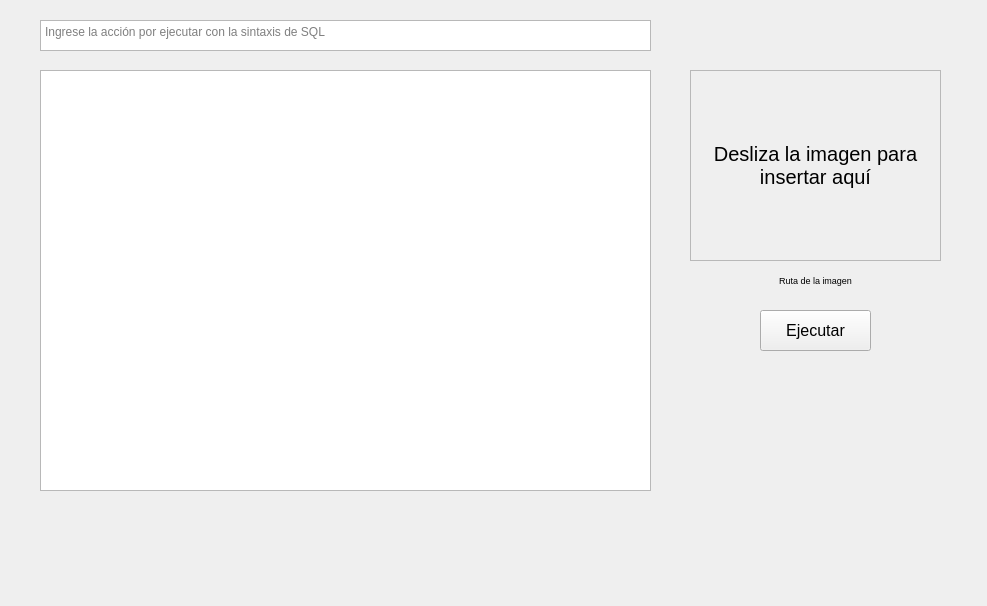
<?xml version="1.0" encoding="UTF-8"?>
<ui version="4.0">
 <class>MainWindow</class>
 <widget class="QMainWindow" name="MainWindow">
  <property name="geometry">
   <rect>
    <x>0</x>
    <y>0</y>
    <width>987</width>
    <height>606</height>
   </rect>
  </property>
  <property name="windowTitle">
   <string>MyIDE</string>
  </property>
  <widget class="QWidget" name="centralWidget">
   <widget class="QLabel" name="insertar_ruta">
    <property name="geometry">
     <rect>
      <x>690</x>
      <y>270</y>
      <width>251</width>
      <height>21</height>
     </rect>
    </property>
    <property name="font">
     <font>
      <pointsize>7</pointsize>
     </font>
    </property>
    <property name="text">
     <string>Ruta de la imagen</string>
    </property>
    <property name="alignment">
     <set>Qt::AlignCenter</set>
    </property>
    <property name="wordWrap">
     <bool>true</bool>
    </property>
   </widget>
   <widget class="QPushButton" name="insertar_boton">
    <property name="geometry">
     <rect>
      <x>760</x>
      <y>310</y>
      <width>111</width>
      <height>41</height>
     </rect>
    </property>
    <property name="font">
     <font>
      <pointsize>12</pointsize>
     </font>
    </property>
    <property name="text">
     <string>Ejecutar</string>
    </property>
   </widget>
   <widget class="QLabel" name="insertar_imagen">
    <property name="geometry">
     <rect>
      <x>690</x>
      <y>70</y>
      <width>251</width>
      <height>191</height>
     </rect>
    </property>
    <property name="font">
     <font>
      <pointsize>15</pointsize>
     </font>
    </property>
    <property name="cursor">
     <cursorShape>CrossCursor</cursorShape>
    </property>
    <property name="autoFillBackground">
     <bool>false</bool>
    </property>
    <property name="frameShape">
     <enum>QFrame::StyledPanel</enum>
    </property>
    <property name="text">
     <string>&lt;html&gt;&lt;head/&gt;&lt;body&gt;&lt;p align=&quot;center&quot;&gt;Desliza la imagen para insertar aquí&lt;/p&gt;&lt;/body&gt;&lt;/html&gt;</string>
    </property>
    <property name="alignment">
     <set>Qt::AlignCenter</set>
    </property>
    <property name="wordWrap">
     <bool>true</bool>
    </property>
    <property name="margin">
     <number>0</number>
    </property>
   </widget>
   <widget class="QPlainTextEdit" name="insertar_nombre">
    <property name="geometry">
     <rect>
      <x>40</x>
      <y>20</y>
      <width>611</width>
      <height>31</height>
     </rect>
    </property>
    <property name="placeholderText">
     <string>Ingrese la acción por ejecutar con la sintaxis de SQL</string>
    </property>
   </widget>
   <widget class="QTableWidget" name="tableWidget">
    <property name="enabled">
     <bool>true</bool>
    </property>
    <property name="geometry">
     <rect>
      <x>40</x>
      <y>70</y>
      <width>611</width>
      <height>421</height>
     </rect>
    </property>
    <property name="autoFillBackground">
     <bool>false</bool>
    </property>
    <property name="showGrid">
     <bool>true</bool>
    </property>
    <property name="columnCount">
     <number>0</number>
    </property>
   </widget>
  </widget>
 </widget>
 <layoutdefault spacing="6" margin="11"/>
 <resources/>
 <connections/>
</ui>
